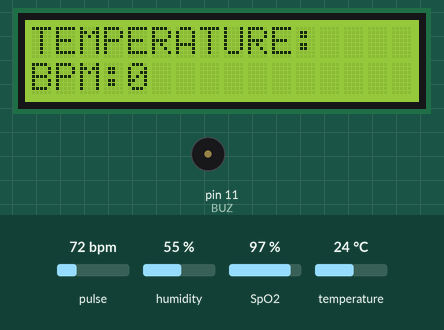
Simulated run of this sketch. Board: Arduino Uno, built with avr-gcc and run on an emulated ATmega328P. Shown: 16×2 character LCD, buzzer (waves = sounding, pin HIGH). The test bench sets the inputs (shaded band); at power-on: SpO2 97 %, temperature 24 °C, pulse 72 bpm, humidity 55 %. What the sketch prints to the serial monitor is not drawn.

Above: at 1.6 s.
1.7 s: SpO2 set to 91 %
At 4.1 s:
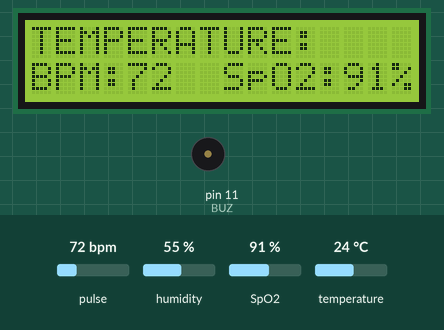
11.5 s: SpO2 set to 88 %
At 12.7 s:
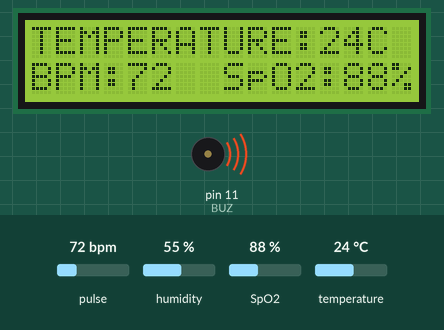
13.5 s: temperature set to 36 °C
At 21.2 s:
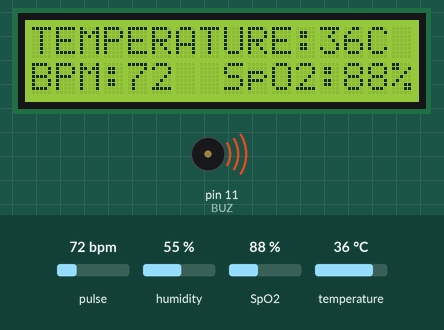
21.6 s: temperature set to 39 °C
At 30.91 s:
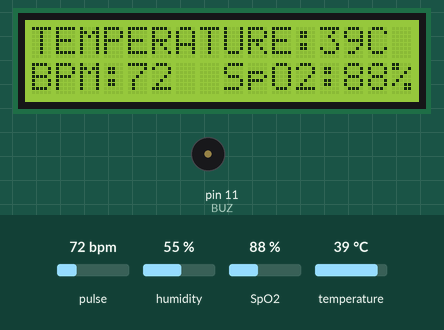
32.1 s: pulse set to 42 bpm
At 32.9 s:
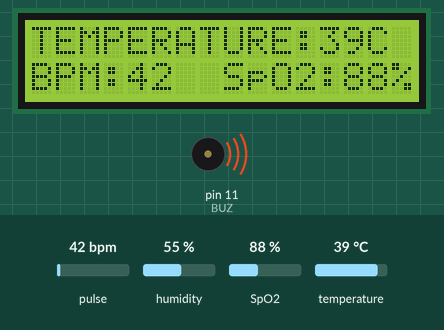
42.2 s: temperature set to 12 °C
At 50.8 s:
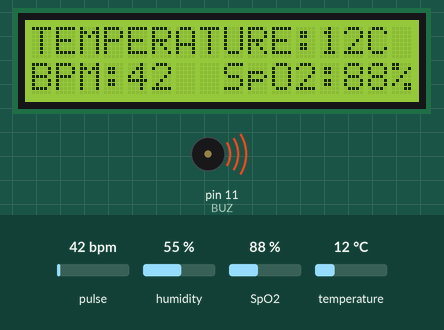
Timing chart, 0 to 52.3 s (numbered marks = the images above; inputs shaded):
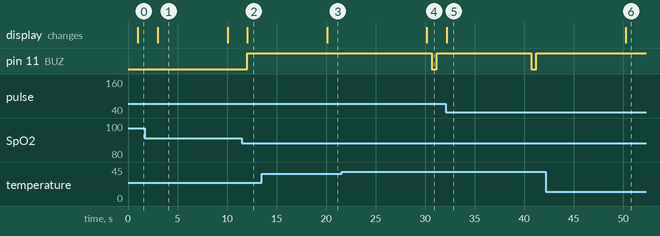

The sketch:

Life_Line_Monitoring.ino
```cpp
#include <LiquidCrystal.h>
LiquidCrystal lcd(7, 6, 5, 4, 3, 2);
#include <Wire.h>
#include "MAX30100_PulseOximeter.h"
#define REPORTING_PERIOD_MS     1000
#include <DHT.h>
#define DHTPIN 8         // DHT data pin connected to Arduino pin 5
#define DHTTYPE DHT11     // DHT11 (DHT Sensor Type )
DHT dht(DHTPIN, DHTTYPE); // Initialize the DHT sensor
PulseOximeter pox;
uint32_t tsLastReport = 0;
int t;
int cnt=0;
int cnt1=0;
int bpm=0;
int spo2=0;
const int BUZ=11;
void onBeatDetected() {
    Serial.println("Beat!");
}

void setup() {
  lcd.begin(16, 2);
  lcd.setCursor(0,0);
  lcd.print("TEMPERATURE:    ");
  lcd.setCursor(0,1);
  lcd.print("                ");
  pinMode(BUZ,OUTPUT);
  digitalWrite(BUZ,LOW);
  dht.begin();
    Serial.begin(9600);
    Serial.print("Initializing pulse oximeter..");

    if (!pox.begin()) {
        Serial.println("FAILED");
        for(;;);
    } else {
        Serial.println("SUCCESS");
    }
    pox.setIRLedCurrent(MAX30100_LED_CURR_7_6MA);
    pox.setOnBeatDetectedCallback(onBeatDetected);

}

void loop() {
  if(cnt==10)
  {
  t = dht.readTemperature();
  lcd.setCursor(12,0);
  lcd.print(t);
  lcd.setCursor(14,0);
  lcd.print("C ");
    Serial.print("TEMPRATURE = ");
    Serial.print(t);
    Serial.print("*C");
    Serial.println();
    if(t>37)
    {
    digitalWrite(BUZ,HIGH);
    Serial.println("ALERT!HIGH TEMPERATURE");
    delay(500);
    digitalWrite(BUZ,LOW);
    }

    cnt=0;

    if (!pox.begin()) {
        Serial.println("FAILED");
        for(;;);
    } else {
        Serial.println("SUCCESS");
    }
    pox.setIRLedCurrent(MAX30100_LED_CURR_7_6MA);
    pox.setOnBeatDetectedCallback(onBeatDetected);
  }
    pox.update();
    if (millis() - tsLastReport > REPORTING_PERIOD_MS) {
        Serial.print("Heart rate:");
        Serial.print(pox.getHeartRate());
        Serial.println("bpm");

        lcd.setCursor(0,1);
        lcd.print("BPM:");
        lcd.print(pox.getHeartRate(),0);
        lcd.print("  ");
       if((pox.getSpO2())==0)
        {
        cnt1=cnt1+1;
        if(cnt1==10)
        {
        lcd.setCursor(8,1);
        lcd.print("SpO2:");
        lcd.print(pox.getSpO2());
        lcd.print("% ");
        Serial.print("Spo2:");
        Serial.print(pox.getSpO2());
        Serial.println("%");
        if(pox.getSpO2()<90)
        {
        digitalWrite(BUZ,HIGH);
        Serial.println("ALERT!ABNORMAL SPO2");
        }
        else
        {
        digitalWrite(BUZ,LOW);
        }
        cnt1=0;
        }
        }
        else
        {
        cnt1=0;
        lcd.setCursor(8,1);
        lcd.print("SpO2:");
        lcd.print(pox.getSpO2());
        lcd.print("% ");
        Serial.print("Spo2:");
        Serial.print(pox.getSpO2());
        Serial.println("%");
        if(pox.getSpO2()<90)
        {
        digitalWrite(BUZ,HIGH);
        Serial.println("ALERT!ABNORMAL SPO2");
        }
        else
        {
        digitalWrite(BUZ,LOW);
        }
        }
        tsLastReport = millis();
        cnt=cnt+1;

    }

}
```

Measured:
- the behaviour switches between 90 and 89 % on SpO2 (found by bisection; images 1 and 2)
- the behaviour switches between 37 and 38 °C on temperature (found by bisection; images 3 and 4)
- after the input at 11.5 s, pin 11 (BUZ): LOW → HIGH after 0.56 s; the display: changes after 0.56 s (image 2)
- after the input at 13.5 s, the display: changes after 6.6 s (image 3)
- after the input at 21.6 s, pin 11 (BUZ): HIGH → LOW after 9.1 s, → HIGH 0.48 s later; the display: changes after 8.6 s (image 4)
- after the input at 32.1 s, the display: changes after 0.06 s (image 5)
- after the input at 42.2 s, pin 11 (BUZ): stays HIGH (without the input it goes to LOW after 8.6 s); the display: changes after 8.1 s (image 6)
